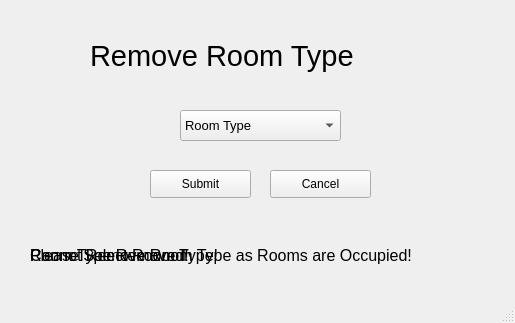
<?xml version="1.0" encoding="UTF-8"?>
<ui version="4.0">
 <class>removeroomtype</class>
 <widget class="QMainWindow" name="removeroomtype">
  <property name="geometry">
   <rect>
    <x>0</x>
    <y>0</y>
    <width>515</width>
    <height>323</height>
   </rect>
  </property>
  <property name="windowTitle">
   <string>MainWindow</string>
  </property>
  <widget class="QWidget" name="centralwidget">
   <widget class="QLabel" name="removeroomtype_label">
    <property name="geometry">
     <rect>
      <x>90</x>
      <y>30</y>
      <width>341</width>
      <height>51</height>
     </rect>
    </property>
    <property name="font">
     <font>
      <pointsize>22</pointsize>
     </font>
    </property>
    <property name="text">
     <string>Remove Room Type</string>
    </property>
   </widget>
   <widget class="QLabel" name="roomtyperemoved_label">
    <property name="geometry">
     <rect>
      <x>30</x>
      <y>240</y>
      <width>211</width>
      <height>31</height>
     </rect>
    </property>
    <property name="font">
     <font>
      <pointsize>12</pointsize>
     </font>
    </property>
    <property name="text">
     <string>Room Type Removed!</string>
    </property>
   </widget>
   <widget class="QComboBox" name="roomtype">
    <property name="geometry">
     <rect>
      <x>180</x>
      <y>110</y>
      <width>161</width>
      <height>31</height>
     </rect>
    </property>
    <property name="font">
     <font>
      <pointsize>10</pointsize>
     </font>
    </property>
    <item>
     <property name="text">
      <string>Room Type</string>
     </property>
    </item>
   </widget>
   <widget class="QLabel" name="pleaseselectroomtype_label">
    <property name="geometry">
     <rect>
      <x>30</x>
      <y>240</y>
      <width>241</width>
      <height>31</height>
     </rect>
    </property>
    <property name="font">
     <font>
      <pointsize>12</pointsize>
     </font>
    </property>
    <property name="text">
     <string>Please Select Room Type!</string>
    </property>
   </widget>
   <widget class="QPushButton" name="submit">
    <property name="geometry">
     <rect>
      <x>150</x>
      <y>170</y>
      <width>101</width>
      <height>28</height>
     </rect>
    </property>
    <property name="text">
     <string>Submit</string>
    </property>
   </widget>
   <widget class="QPushButton" name="back">
    <property name="geometry">
     <rect>
      <x>270</x>
      <y>170</y>
      <width>101</width>
      <height>28</height>
     </rect>
    </property>
    <property name="text">
     <string>Cancel</string>
    </property>
   </widget>
   <widget class="QLabel" name="roomtypeisoccupied_label">
    <property name="geometry">
     <rect>
      <x>30</x>
      <y>240</y>
      <width>381</width>
      <height>31</height>
     </rect>
    </property>
    <property name="font">
     <font>
      <pointsize>12</pointsize>
     </font>
    </property>
    <property name="text">
     <string>Cannot Remove Room Type as Rooms are Occupied!</string>
    </property>
   </widget>
  </widget>
  <widget class="QStatusBar" name="statusbar"/>
 </widget>
 <resources/>
 <connections/>
</ui>
